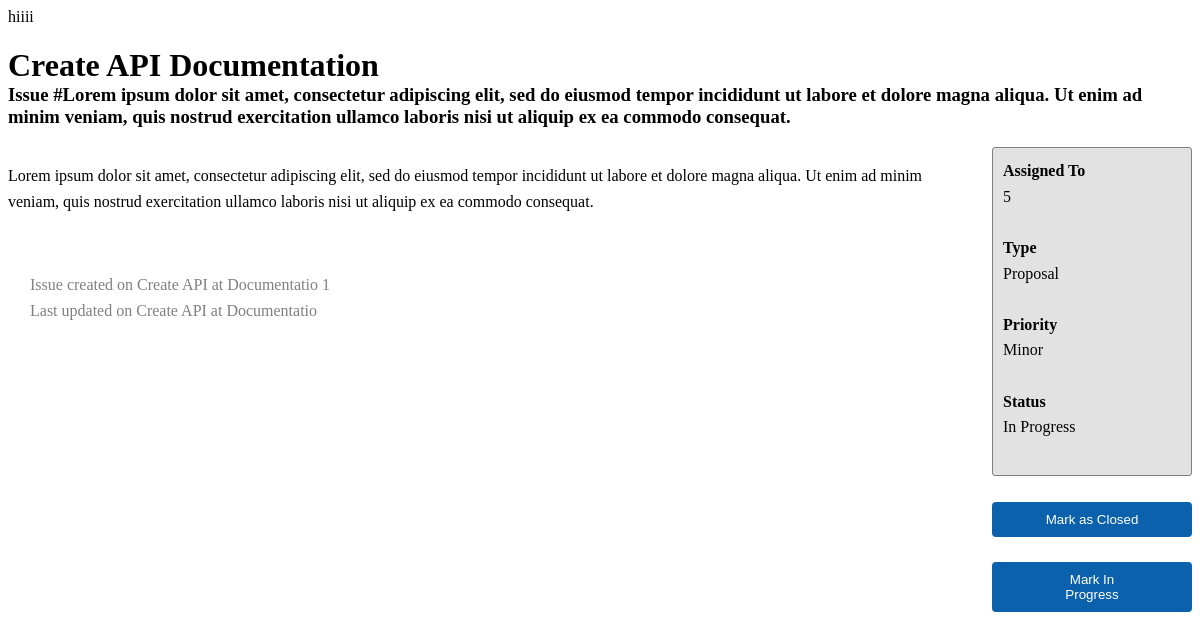
The page /issue.php?id=4 on the database its author committed.
### tables this page shows
CREATE TABLE Issues(
    id INT AUTO_INCREMENT NOT NULL,
    title VARCHAR(100) NOT NULL,
    description TEXT NOT NULL,
    type ENUM('Bug', 'Task', 'Proposal') NOT NULL,
    priority ENUM('Minor', 'Major', 'Critical') NOT NULL,
    status ENUM('Open', 'In Progress', 'Closed') NOT NULL,
    assigned_to INT NOT NULL,
    created_by INT NOT NULL,
    created DATETIME NOT NULL,
    updated DATETIME DEFAULT NULL,
    PRIMARY KEY(id),
    FOREIGN KEY (assigned_to) REFERENCES Users(id),
    FOREIGN KEY (created_by) REFERENCES Users(id)
);

### issue.php (the view, shortened to what this page needs)
<?php header('Access-Control-Allow-Origin: *');
require_once 'phpmysqlconnection.php';
    $conn = new PDO("mysql:host=$host;dbname=$dbname;charset=utf8mb4", $username, $password);
    $id = (int) htmlspecialchars($_GET['id']);
    $stmt = $conn->query("SELECT * FROM Issues where id = $id");
    $results = $stmt->fetchAll(PDO::FETCH_ASSOC);
?>
<link rel="stylesheet" href="styles/issues.css"/>
<h1 class="no-margin-bottom-diff"><?= $results[0]['title']?></h1>
<h3 class="no-margin-top-diff"><?= 'Issue #' . $results[0]['description']?></h3>
<div id="issueDetails">
    <div id="main">
        <p><?= $results[0]['description']?></p>
        <br>
        <ul>
            <li><i class="fa fa-chevron-right" style="color: black;"></i>&nbsp;&nbsp;&nbsp;Issue created on <?= substr($results[0]['title'],0,10)?> at <?= substr($results[0]['title'],11,-1)?> <?= $results[0]['created_by']?></li>
            <li><i class="fa fa-chevron-right" style="color: black;"></i>&nbsp;&nbsp;&nbsp;Last updated on <?= substr($results[0]['title'],0,10)?> at <?= substr($results[0]['title'],11,-1)?></li>
        </ul>
    </div>
    <div id="aside">
        <div id="sidebar">
            <h4 class="no-margin-top">Assigned To</h4>
            <p class='no-margin-bottom'><?= $results[0]['assigned_to']?></p>
            <br>
            <h4 class="no-margin-top">Type</h4>
            <p class='no-margin-bottom'><?= $results[0]['type']?></p>
            <br>
            <h4 class="no-margin-top">Priority</h4>
            <p class='no-margin-bottom'><?= $results[0]['priority']?></p>
            <br>
            <h4 class="no-margin-top">Status</h4>
            <p class='no-margin-bottom'><?= $results[0]['status']?></p>
            <br>
        </div>
        <br>
        <form>
            <div>
                <button type="submit" name="closed" class="btn">Mark as Closed</button>
            </div>
            <br>
            <div>
                <button type="submit" name="inprogress" class="btn">Mark In Progress</button>
            </div>
        </form>
    </div>
</div>

### styles/issues.css (style rules this page uses)
#issueDetails { display: flex; flex-direction: row; }
.no-margin-top, .no-margin-bottom { margin-top: 0px; margin-bottom: 0px; }
.no-margin-top-diff { margin-top: 0px; }
.no-margin-bottom-diff { margin-bottom: 0px; }
#aside { min-width: 200px; line-height: 1.6; }
#sidebar { background-color: rgb(226, 226, 226); border-radius: 3px; padding: 10px; border: 1px solid gray; }
#main { padding-right: 30px; line-height: 1.6; }
ul { padding-left: 10px; color: gray; list-style: none; }
.btn { color: #fff; background-color: #0b61ac; border-color: #0b61ac; display: inline-block; padding: 9px 50px; text-align: center; background-image: none; border: 1px solid transparent; border-radius: 4px; cursor: pointer; width: 100%; }

### rows shown on the page
issues: title "Create API Documentation", description "Lorem ipsum dolor sit amet, consectetur adipiscing elit, sed do eiusmod tempor incididunt ut labore et dolore magna aliqua. Ut enim ad minim veniam, quis nostrud exercitation ullamco laboris nisi ut aliquip ex ea commodo consequat.", title "Create API", title "Documentatio", created_by "1", assigned_to "5", type "Proposal", priority "Minor", status "In Progress"
